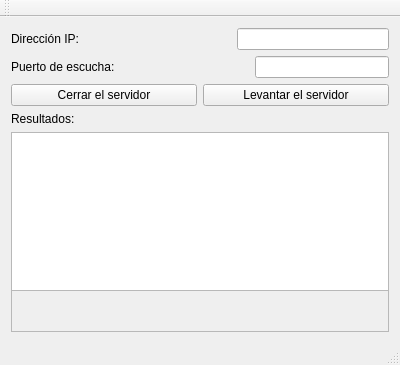
<?xml version="1.0" encoding="UTF-8"?>
<ui version="4.0">
 <class>Server</class>
 <widget class="QMainWindow" name="Server">
  <property name="geometry">
   <rect>
    <x>0</x>
    <y>0</y>
    <width>400</width>
    <height>365</height>
   </rect>
  </property>
  <property name="windowTitle">
   <string>Server</string>
  </property>
  <widget class="QWidget" name="centralWidget">
   <layout class="QVBoxLayout" name="verticalLayout">
    <item>
     <layout class="QHBoxLayout" name="horizontalLayout">
      <item>
       <widget class="QLabel" name="label">
        <property name="text">
         <string>Dirección IP:</string>
        </property>
       </widget>
      </item>
      <item>
       <spacer name="horizontalSpacer">
        <property name="orientation">
         <enum>Qt::Horizontal</enum>
        </property>
        <property name="sizeHint" stdset="0">
         <size>
          <width>40</width>
          <height>20</height>
         </size>
        </property>
       </spacer>
      </item>
      <item>
       <widget class="QLineEdit" name="inputIP"/>
      </item>
     </layout>
    </item>
    <item>
     <layout class="QHBoxLayout" name="horizontalLayout_2">
      <item>
       <widget class="QLabel" name="label_2">
        <property name="text">
         <string>Puerto de escucha:</string>
        </property>
       </widget>
      </item>
      <item>
       <spacer name="horizontalSpacer_2">
        <property name="orientation">
         <enum>Qt::Horizontal</enum>
        </property>
        <property name="sizeHint" stdset="0">
         <size>
          <width>40</width>
          <height>20</height>
         </size>
        </property>
       </spacer>
      </item>
      <item>
       <widget class="QLineEdit" name="inputPuerto"/>
      </item>
     </layout>
    </item>
    <item>
     <layout class="QHBoxLayout" name="horizontalLayout_3">
      <item>
       <widget class="QPushButton" name="btnCerrar">
        <property name="text">
         <string>Cerrar el servidor</string>
        </property>
       </widget>
      </item>
      <item>
       <widget class="QPushButton" name="btnLevantar">
        <property name="text">
         <string>Levantar el servidor</string>
        </property>
       </widget>
      </item>
     </layout>
    </item>
    <item>
     <layout class="QGridLayout" name="gridLayout">
      <item row="0" column="0">
       <widget class="QLabel" name="label_3">
        <property name="text">
         <string>Resultados:</string>
        </property>
       </widget>
      </item>
      <item row="1" column="0">
       <widget class="QScrollArea" name="scrollArea">
        <property name="widgetResizable">
         <bool>true</bool>
        </property>
        <widget class="QWidget" name="scrollAreaWidgetContents">
         <property name="geometry">
          <rect>
           <x>0</x>
           <y>0</y>
           <width>378</width>
           <height>155</height>
          </rect>
         </property>
         <widget class="QTextEdit" name="textEdit">
          <property name="geometry">
           <rect>
            <x>-7</x>
            <y>-3</y>
            <width>391</width>
            <height>161</height>
           </rect>
          </property>
         </widget>
        </widget>
       </widget>
      </item>
     </layout>
    </item>
   </layout>
  </widget>
  <widget class="QMenuBar" name="menuBar">
   <property name="geometry">
    <rect>
     <x>0</x>
     <y>0</y>
     <width>400</width>
     <height>25</height>
    </rect>
   </property>
  </widget>
  <widget class="QToolBar" name="mainToolBar">
   <attribute name="toolBarArea">
    <enum>TopToolBarArea</enum>
   </attribute>
   <attribute name="toolBarBreak">
    <bool>false</bool>
   </attribute>
  </widget>
  <widget class="QStatusBar" name="statusBar"/>
 </widget>
 <layoutdefault spacing="6" margin="11"/>
 <resources/>
 <connections/>
</ui>
